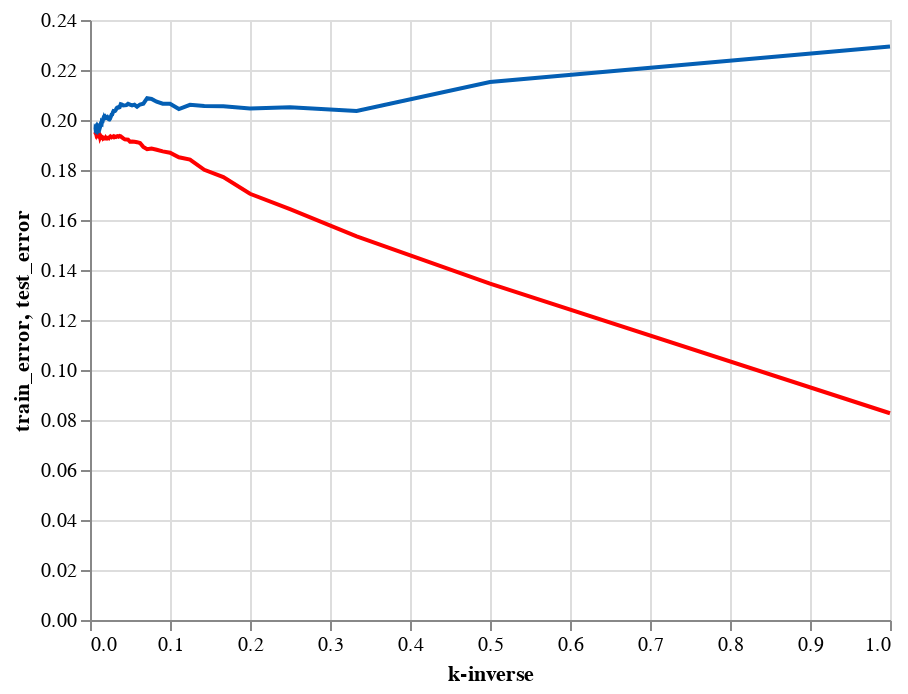

Notebook cell for this chart:
### Code cell
ctrain+ctest

### Figure 1 — Vega-Lite specification as saved in the notebook (floating-point values rounded to 4 significant figures; data arrays with more than 128 entries replaced by an {"elided": "..."} marker saying what was removed)
{"config": {"view": {"continuousWidth": 400, "continuousHeight": 300}}, "layer": [{"mark": {"type": "line", "color": "#FF0000"}, "encoding": {"x": {"field": "kinv", "type": "quantitative"}, "y": {"field": "train_error", "type": "quantitative"}}}, {"mark": {"type": "line", "color": "#045FB4"}, "encoding": {"x": {"field": "kinv", "title": "k-inverse", "type": "quantitative"}, "y": {"field": "test_error", "type": "quantitative"}}}], "data": {"name": "data-6c02776185803d0fe6257ccd1be4bdf9"}, "$schema": "https://vega.github.io/schema/vega-lite/v4.17.0.json", "datasets": {"data-6c02776185803d0fe6257ccd1be4bdf9": {"elided": "149 records"}}}
